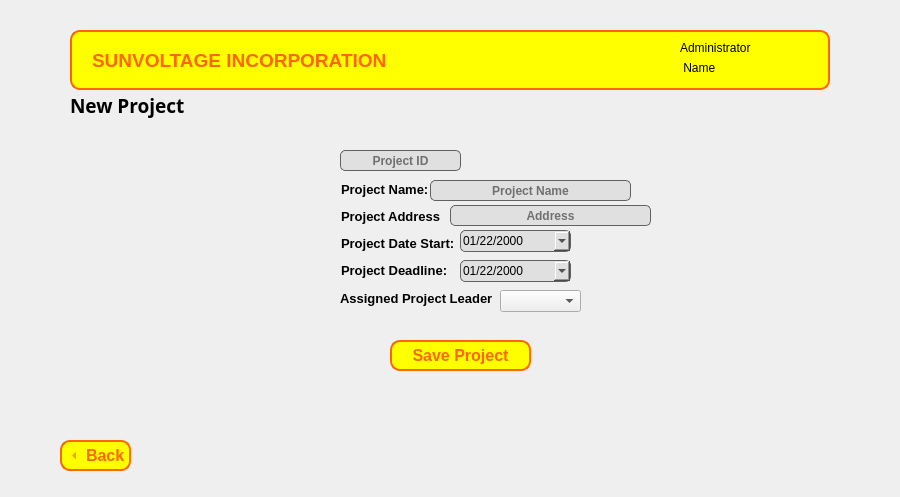
<?xml version="1.0" encoding="UTF-8"?>
<ui version="4.0">
 <class>Form</class>
 <widget class="QWidget" name="Form">
  <property name="geometry">
   <rect>
    <x>0</x>
    <y>0</y>
    <width>900</width>
    <height>497</height>
   </rect>
  </property>
  <property name="windowTitle">
   <string>Form</string>
  </property>
  <widget class="QLabel" name="label_lists_or_profile">
   <property name="geometry">
    <rect>
     <x>70</x>
     <y>90</y>
     <width>291</width>
     <height>31</height>
    </rect>
   </property>
   <property name="font">
    <font>
     <family>Segoe UI Black</family>
     <pointsize>14</pointsize>
     <bold>true</bold>
    </font>
   </property>
   <property name="text">
    <string>New Project</string>
   </property>
  </widget>
  <widget class="QLabel" name="adminNamelbl">
   <property name="geometry">
    <rect>
     <x>680</x>
     <y>60</y>
     <width>111</width>
     <height>16</height>
    </rect>
   </property>
   <property name="text">
    <string> Name</string>
   </property>
  </widget>
  <widget class="QLabel" name="Header">
   <property name="geometry">
    <rect>
     <x>70</x>
     <y>30</y>
     <width>760</width>
     <height>60</height>
    </rect>
   </property>
   <property name="font">
    <font>
     <pointsize>14</pointsize>
     <bold>true</bold>
    </font>
   </property>
   <property name="styleSheet">
    <string notr="true">color: rgb(255, 102, 0);
background-color: rgb(255, 255, 0);
border-color: rgb(255, 102, 0);
border: 2px solid #ff6600; 
border-radius: 10px;
</string>
   </property>
   <property name="text">
    <string>SUNVOLTAGE INCORPORATION</string>
   </property>
   <property name="textFormat">
    <enum>Qt::AutoText</enum>
   </property>
   <property name="scaledContents">
    <bool>false</bool>
   </property>
   <property name="margin">
    <number>0</number>
   </property>
   <property name="indent">
    <number>20</number>
   </property>
  </widget>
  <widget class="QLabel" name="label_User">
   <property name="geometry">
    <rect>
     <x>680</x>
     <y>40</y>
     <width>111</width>
     <height>16</height>
    </rect>
   </property>
   <property name="text">
    <string>Administrator</string>
   </property>
  </widget>
  <widget class="QToolButton" name="backButton">
   <property name="geometry">
    <rect>
     <x>60</x>
     <y>440</y>
     <width>71</width>
     <height>31</height>
    </rect>
   </property>
   <property name="font">
    <font>
     <pointsize>12</pointsize>
     <bold>true</bold>
    </font>
   </property>
   <property name="styleSheet">
    <string notr="true">QToolButton {
				color: rgb(255, 102, 0);
                background-color: rgb(255, 255, 0);
                border-color: rgb(255, 102, 0);
                border: 2px solid #ff6600;
                border-radius: 10px;
            }
            QToolButton:hover, QToolButton:pressed {
                background-color: rgb(255, 183, 0);
            }</string>
   </property>
   <property name="text">
    <string>Back</string>
   </property>
   <property name="iconSize">
    <size>
     <width>20</width>
     <height>20</height>
    </size>
   </property>
   <property name="checkable">
    <bool>true</bool>
   </property>
   <property name="checked">
    <bool>false</bool>
   </property>
   <property name="toolButtonStyle">
    <enum>Qt::ToolButtonTextBesideIcon</enum>
   </property>
   <property name="arrowType">
    <enum>Qt::LeftArrow</enum>
   </property>
  </widget>
  <widget class="QLineEdit" name="proj_id">
   <property name="geometry">
    <rect>
     <x>340</x>
     <y>150</y>
     <width>121</width>
     <height>21</height>
    </rect>
   </property>
   <property name="font">
    <font>
     <bold>true</bold>
    </font>
   </property>
   <property name="styleSheet">
    <string notr="true">QLineEdit {
	border: 1px solid #616161;
	background-color: #E0E0E0;
	border-radius: 5px;
}

QLineEdit::placeholder {
    color: #a9a9a9;
}

QLineEdit:focus {
    border: 2px solid #ff6600;
}</string>
   </property>
   <property name="text">
    <string/>
   </property>
   <property name="alignment">
    <set>Qt::AlignCenter</set>
   </property>
   <property name="placeholderText">
    <string>Project ID</string>
   </property>
  </widget>
  <widget class="QLineEdit" name="proj_name">
   <property name="geometry">
    <rect>
     <x>430</x>
     <y>180</y>
     <width>201</width>
     <height>21</height>
    </rect>
   </property>
   <property name="font">
    <font>
     <bold>true</bold>
    </font>
   </property>
   <property name="styleSheet">
    <string notr="true">QLineEdit {
	border: 1px solid #616161;
	background-color: #E0E0E0;
	border-radius: 5px;
}

QLineEdit::placeholder {
    color: #a9a9a9;
}

QLineEdit:focus {
    border: 2px solid #ff6600;
}</string>
   </property>
   <property name="text">
    <string/>
   </property>
   <property name="alignment">
    <set>Qt::AlignCenter</set>
   </property>
   <property name="placeholderText">
    <string>Project Name</string>
   </property>
  </widget>
  <widget class="QLineEdit" name="proj_address">
   <property name="geometry">
    <rect>
     <x>450</x>
     <y>205</y>
     <width>201</width>
     <height>21</height>
    </rect>
   </property>
   <property name="font">
    <font>
     <bold>true</bold>
    </font>
   </property>
   <property name="styleSheet">
    <string notr="true">QLineEdit {
	border: 1px solid #616161;
	background-color: #E0E0E0;
	border-radius: 5px;
}

QLineEdit::placeholder {
    color: #a9a9a9;
}

QLineEdit:focus {
    border: 2px solid #ff6600;
}</string>
   </property>
   <property name="text">
    <string/>
   </property>
   <property name="alignment">
    <set>Qt::AlignCenter</set>
   </property>
   <property name="placeholderText">
    <string>Address</string>
   </property>
  </widget>
  <widget class="QDateEdit" name="proj_start">
   <property name="geometry">
    <rect>
     <x>460</x>
     <y>230</y>
     <width>111</width>
     <height>22</height>
    </rect>
   </property>
   <property name="styleSheet">
    <string notr="true">QDateEdit {
	border: 1px solid #616161;
	background-color: #E0E0E0;
	border-radius: 5px;
}

QDateEdit::placeholder {
    color: #a9a9a9;
}

QDateEdit:focus {
    border: 2px solid #ff6600;
}</string>
   </property>
   <property name="buttonSymbols">
    <enum>QAbstractSpinBox::UpDownArrows</enum>
   </property>
   <property name="displayFormat">
    <string>MM/dd/yyyy</string>
   </property>
   <property name="calendarPopup">
    <bool>true</bool>
   </property>
   <property name="timeSpec">
    <enum>Qt::LocalTime</enum>
   </property>
   <property name="date">
    <date>
     <year>2000</year>
     <month>1</month>
     <day>22</day>
    </date>
   </property>
  </widget>
  <widget class="QDateEdit" name="proj_end">
   <property name="geometry">
    <rect>
     <x>460</x>
     <y>260</y>
     <width>111</width>
     <height>22</height>
    </rect>
   </property>
   <property name="styleSheet">
    <string notr="true">QDateEdit {
	border: 1px solid #616161;
	background-color: #E0E0E0;
	border-radius: 5px;
}

QDateEdit::placeholder {
    color: #a9a9a9;
}

QDateEdit:focus {
    border: 2px solid #ff6600;
}</string>
   </property>
   <property name="buttonSymbols">
    <enum>QAbstractSpinBox::UpDownArrows</enum>
   </property>
   <property name="displayFormat">
    <string>MM/dd/yyyy</string>
   </property>
   <property name="calendarPopup">
    <bool>true</bool>
   </property>
   <property name="timeSpec">
    <enum>Qt::LocalTime</enum>
   </property>
   <property name="date">
    <date>
     <year>2000</year>
     <month>1</month>
     <day>22</day>
    </date>
   </property>
  </widget>
  <widget class="QComboBox" name="leader_ddl">
   <property name="geometry">
    <rect>
     <x>500</x>
     <y>290</y>
     <width>81</width>
     <height>22</height>
    </rect>
   </property>
   <property name="font">
    <font>
     <bold>false</bold>
    </font>
   </property>
   <property name="styleSheet">
    <string notr="true">QComboBox:focus {
    border: 2px solid #ff6600;
}</string>
   </property>
   <property name="placeholderText">
    <string>Select...</string>
   </property>
  </widget>
  <widget class="QToolButton" name="button_save_proj">
   <property name="geometry">
    <rect>
     <x>390</x>
     <y>340</y>
     <width>141</width>
     <height>31</height>
    </rect>
   </property>
   <property name="font">
    <font>
     <pointsize>12</pointsize>
     <bold>true</bold>
    </font>
   </property>
   <property name="styleSheet">
    <string notr="true">QToolButton {
				color: rgb(255, 102, 0);
                background-color: rgb(255, 255, 0);
                border-color: rgb(255, 102, 0);
                border: 2px solid #ff6600;
                border-radius: 10px;
            }
            QToolButton:hover, QToolButton:pressed {
                background-color: rgb(255, 183, 0);
            }</string>
   </property>
   <property name="text">
    <string>Save Project</string>
   </property>
   <property name="icon">
    <iconset theme="dialog-error"/>
   </property>
   <property name="iconSize">
    <size>
     <width>20</width>
     <height>20</height>
    </size>
   </property>
   <property name="checkable">
    <bool>true</bool>
   </property>
   <property name="checked">
    <bool>false</bool>
   </property>
   <property name="toolButtonStyle">
    <enum>Qt::ToolButtonTextOnly</enum>
   </property>
   <property name="autoRaise">
    <bool>false</bool>
   </property>
   <property name="arrowType">
    <enum>Qt::NoArrow</enum>
   </property>
  </widget>
  <widget class="QLabel" name="label_project_start">
   <property name="geometry">
    <rect>
     <x>341</x>
     <y>235</y>
     <width>113</width>
     <height>17</height>
    </rect>
   </property>
   <property name="font">
    <font>
     <pointsize>10</pointsize>
     <bold>true</bold>
    </font>
   </property>
   <property name="text">
    <string>Project Date Start:</string>
   </property>
  </widget>
  <widget class="QLabel" name="label_project_name">
   <property name="geometry">
    <rect>
     <x>341</x>
     <y>181</y>
     <width>87</width>
     <height>17</height>
    </rect>
   </property>
   <property name="font">
    <font>
     <pointsize>10</pointsize>
     <bold>true</bold>
    </font>
   </property>
   <property name="text">
    <string>Project Name:</string>
   </property>
  </widget>
  <widget class="QLabel" name="label_project_address">
   <property name="geometry">
    <rect>
     <x>341</x>
     <y>208</y>
     <width>100</width>
     <height>17</height>
    </rect>
   </property>
   <property name="font">
    <font>
     <pointsize>10</pointsize>
     <bold>true</bold>
    </font>
   </property>
   <property name="text">
    <string>Project Address:</string>
   </property>
  </widget>
  <widget class="QLabel" name="label_project_leader">
   <property name="geometry">
    <rect>
     <x>340</x>
     <y>290</y>
     <width>153</width>
     <height>17</height>
    </rect>
   </property>
   <property name="font">
    <font>
     <pointsize>10</pointsize>
     <bold>true</bold>
    </font>
   </property>
   <property name="text">
    <string>Assigned Project Leader:</string>
   </property>
  </widget>
  <widget class="QLabel" name="label_project_deadline">
   <property name="geometry">
    <rect>
     <x>341</x>
     <y>262</y>
     <width>106</width>
     <height>17</height>
    </rect>
   </property>
   <property name="font">
    <font>
     <pointsize>10</pointsize>
     <bold>true</bold>
    </font>
   </property>
   <property name="text">
    <string>Project Deadline:</string>
   </property>
  </widget>
  <zorder>Header</zorder>
  <zorder>label_lists_or_profile</zorder>
  <zorder>adminNamelbl</zorder>
  <zorder>label_User</zorder>
  <zorder>backButton</zorder>
  <zorder>proj_id</zorder>
  <zorder>layoutWidget</zorder>
  <zorder>layoutWidget_2</zorder>
  <zorder>proj_name</zorder>
  <zorder>proj_address</zorder>
  <zorder>proj_start</zorder>
  <zorder>proj_end</zorder>
  <zorder>leader_ddl</zorder>
  <zorder>button_save_proj</zorder>
 </widget>
 <tabstops>
  <tabstop>proj_id</tabstop>
  <tabstop>proj_name</tabstop>
  <tabstop>proj_address</tabstop>
  <tabstop>proj_start</tabstop>
  <tabstop>proj_end</tabstop>
  <tabstop>leader_ddl</tabstop>
  <tabstop>button_save_proj</tabstop>
  <tabstop>backButton</tabstop>
 </tabstops>
 <resources/>
 <connections/>
</ui>
